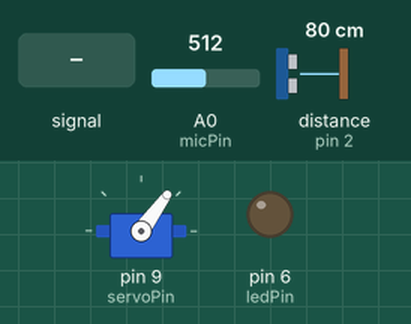
A sketch run on a simulated Arduino Uno, built with avr-gcc and run on an emulated ATmega328P. Shown: servo, output pins drawn as LEDs (lit = HIGH). Wiring (inferred from the names in the program): ultrasonic range finder: trigger pin 3; echo pin 2. The test bench sets the inputs (shaded band); at power-on: distance to the obstacle (sensor on pin 2) 80 cm, A0 (micPin) = 512. The echo pulse lasts 58.3 µs per cm; pins used as bus, display or sensor lines are not drawn.

Above: at 1.2 s.
1.3 s: distance to the obstacle (sensor on pin 2) set to 10 cm
At 1.65 s:
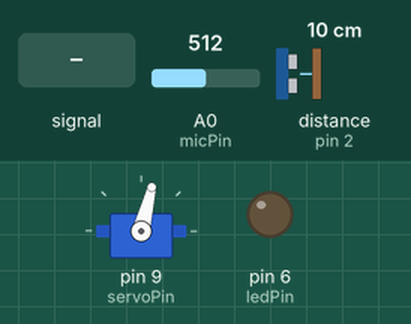
4.3 s: distance to the obstacle (sensor on pin 2) set to 7 cm
At 5.0 s:
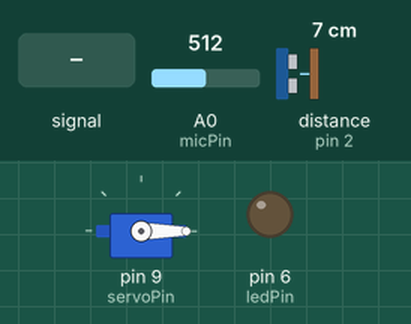
5.8 s: A0 (micPin) fed a 200 Hz sine of ±81 counts around its level
At 6.19 s:
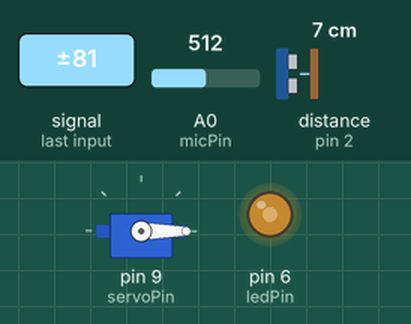
8.8 s: A0 (micPin) set to 524
10.3 s: distance to the obstacle (sensor on pin 2) set to 9 cm
At 10.47 s:
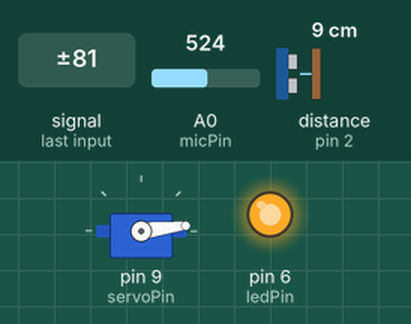
13.3 s: A0 (micPin) fed a 1000 Hz sine of ±255 counts around its level
Timing chart, 0 to 19.6 s (numbered marks = the images above; inputs shaded):
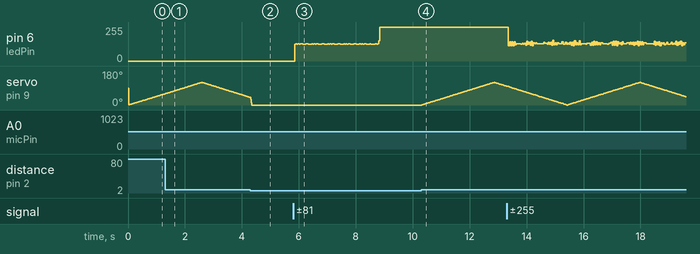

The sketch:

Robot_No1.ino
```cpp
#include <Servo.h>

#define trigPin 3
#define echoPin 2
#define micPin A0
#define ledPin 6
#define servoPin 9

Servo myServo;

int servoPos = 0;
int servoDir = 1;
unsigned long lastServoMove = 0;

void setup() {
  pinMode(trigPin, OUTPUT);
  pinMode(echoPin, INPUT);
  pinMode(micPin, INPUT);
  pinMode(ledPin, OUTPUT);
  myServo.attach(servoPin);
}

void loop() {
  // Check ultrasonic sensor for movement
  digitalWrite(trigPin, LOW);
  delayMicroseconds(2);

  digitalWrite(trigPin, HIGH);
  delayMicroseconds(10);
  digitalWrite(trigPin, LOW);

  long duration = pulseIn(echoPin, HIGH, 2500);

  if (duration > 0 && duration < 500) {
    if (servoPos < 120 && servoDir == 1) {
      servoPos++;
    } else if (servoPos > 0 && servoDir == -1) {
      servoPos--;
    }
    myServo.write(servoPos);
    lastServoMove = millis();
  }

  // Check microphone sensor for sound
  int micVal = analogRead(micPin);
  if (micVal > 512) {
    digitalWrite(ledPin, HIGH);
  } else {
    digitalWrite(ledPin, LOW);
  }

  // Move servo back and forth
  if (millis() - lastServoMove > 20) {
    if (servoPos == 120) {
      servoDir = -1;
    } else if (servoPos == 0) {
      servoDir = 1;
    }
    servoPos += servoDir;
    myServo.write(servoPos);
    lastServoMove = millis();
  }
}
```

Measured:
- the behaviour switches between 9 and 8 cm on distance to the obstacle (sensor on pin 2) (found by bisection; images 1 and 2)
- after the input at 10.3 s, servo on pin 9 (servoPin): rises from 0° to 120° in 2.5 s, then falls to 100° in 0.43 s
- by itself, servo on pin 9 (servoPin): rises from 59° to 120° in 1.3 s, then falls to 41° in 1.7 s
